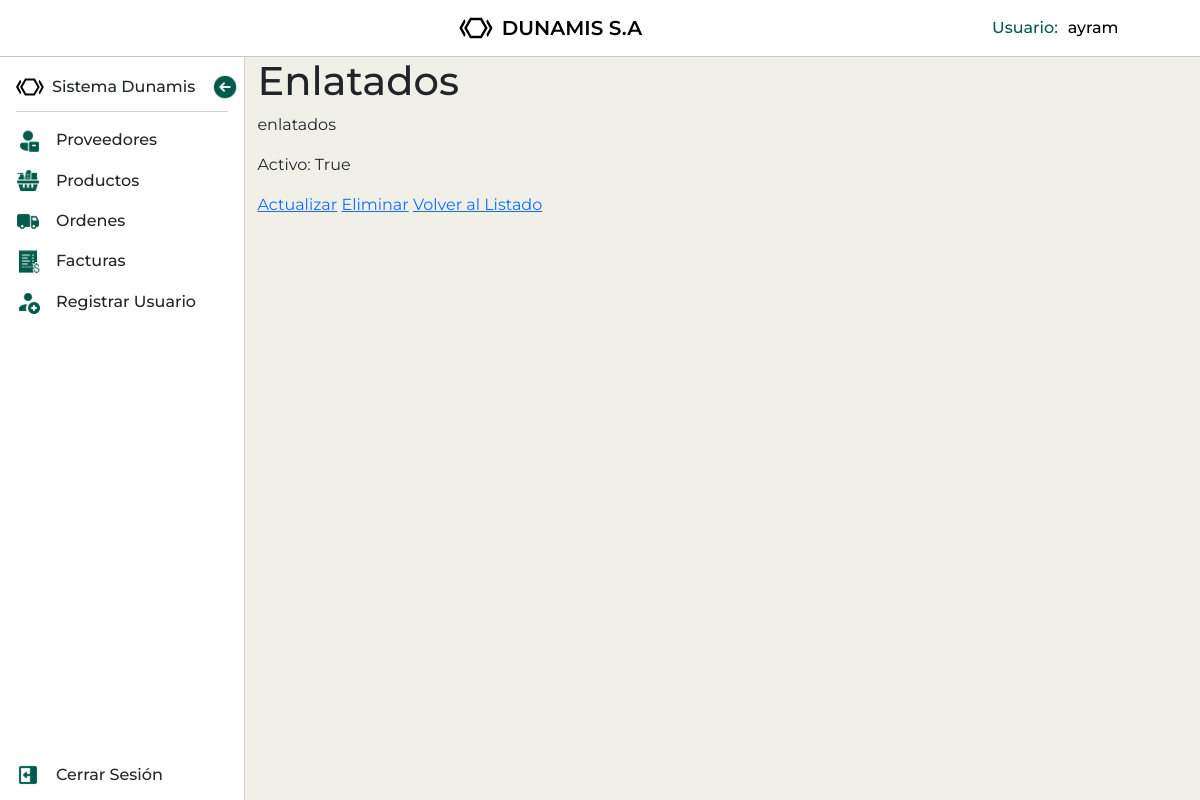
The page /productos/tipo-producto/1/ (signed in) on the database as committed earlier.
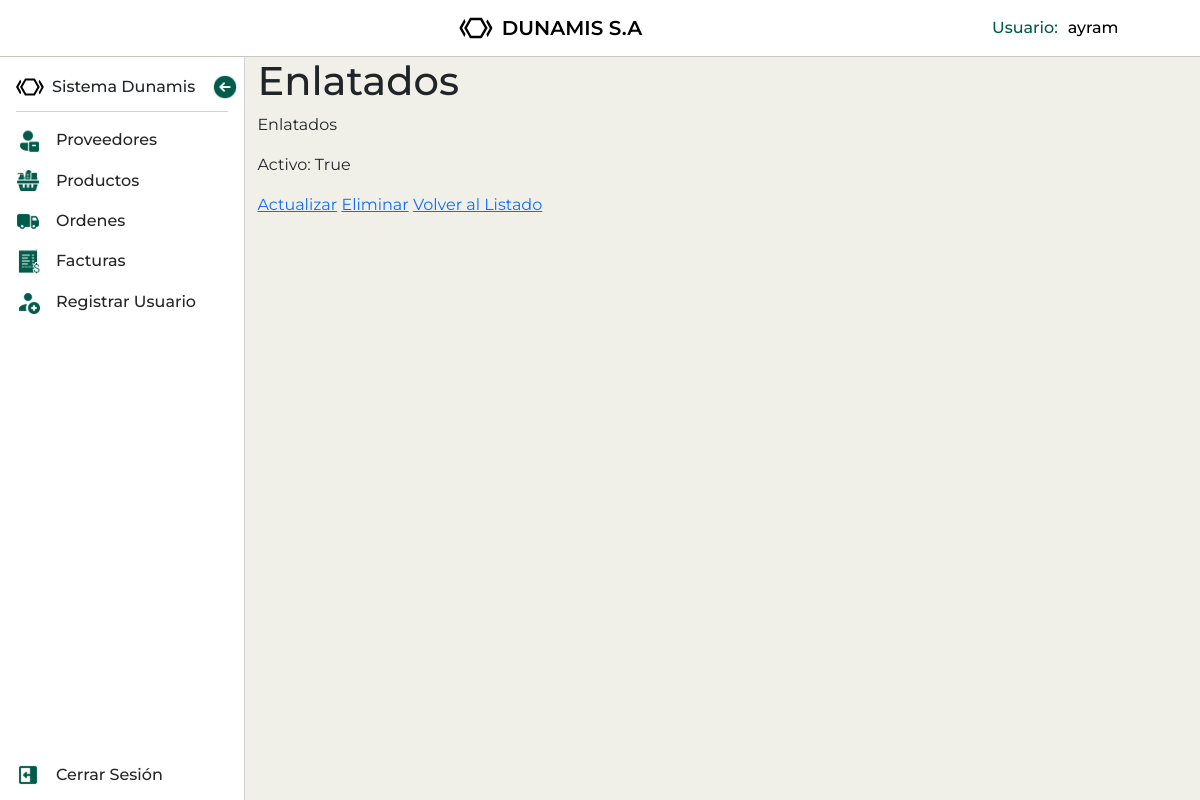
The same page on the database as committed later.
### mod_ventas/sub_mod_productos/models.py (models this page shows, shortened)
class TipoProducto(models.Model):
    nombre =  models.CharField(max_length=100, default='')
    activo = models.BooleanField(default=True)
    descripcion = models.CharField(max_length=255)

### mod_ventas/sub_mod_productos/views.py (the view)
# urls.py: path('tipo-producto/<int:pk>/', TipoProductoDetailView.as_view(), name='tipo_producto_detail'),
class TipoProductoDetailView(DetailView):
    model = TipoProducto
    template_name = 'sub_mod_productos/tipo_producto_detail.html'
    context_object_name = 'tipo_producto'
    def get_object(self, queryset=None):
        try:
            return super().get_object(queryset)
        except TipoProducto.DoesNotExist:
            raise Http404("TipoProducto not found")

### mod_ventas/sub_mod_productos/templates/sub_mod_productos/tipo_producto_detail.html (shortened to what this page needs)
{% extends "base.html" %}
{% block content %}
    <h1>{{ tipo_producto.nombre }}</h1>
    <p>{{ tipo_producto.descripcion }}</p>
    <p>Activo: {{ tipo_producto.activo }}</p>
    <a href="{% url 'tipo_producto_update' tipo_producto.id %}">Actualizar</a>
    <a href="{% url 'tipo_producto_delete' tipo_producto.id %}">Eliminar</a>
    <a href="{% url 'tipo_producto_list' %}">Volver al Listado</a>
{% endblock content %}

Rows that differ between the two databases and show on the page:
changed TipoProducto "Enlatados": descripcion "enlatados" → "Enlatados"
